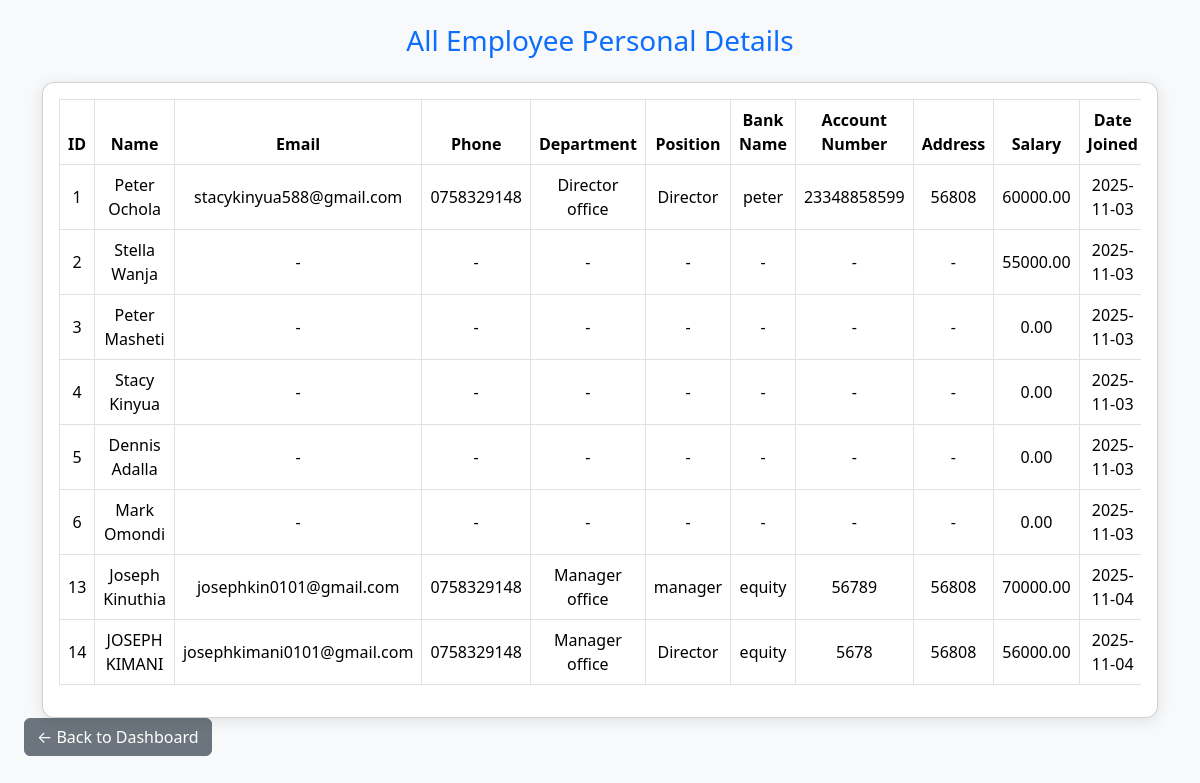
Screenshot of /view_employee_details.php (signed in) with the database file from the repository.
### tables this page shows
CREATE TABLE `employees` (
  `id` int(11) NOT NULL,
  `name` varchar(100) NOT NULL,
  `email` varchar(100) DEFAULT NULL,
  `phone` varchar(20) DEFAULT NULL,
  `department` varchar(50) DEFAULT NULL,
  `position` varchar(50) DEFAULT NULL,
  `bank_name` varchar(50) DEFAULT NULL,
  `account_number` varchar(50) DEFAULT NULL,
  `address` varchar(255) DEFAULT NULL,
  `role` varchar(50) DEFAULT NULL,
  `date_joined` date DEFAULT curdate(),
  `progress` text DEFAULT NULL,
  `username` varchar(50) NOT NULL,
  `password` varchar(255) NOT NULL,
  `created_at` timestamp NOT NULL DEFAULT current_timestamp(),
  `salary` decimal(10,2) DEFAULT 0.00
);

### view_employee_details.php (the view, shortened to what this page needs)
<?php
include('db.php');
$sql = "SELECT id, name, email, phone, department, position, bank_name, account_number, address, salary, date_joined
        FROM employees ORDER BY id ASC";
$result = $conn->query($sql);
?>
<!DOCTYPE html>
<html lang="en">
<head>
<link href="https://cdn.jsdelivr.net/npm/bootstrap@5.3.3/dist/css/bootstrap.min.css" rel="stylesheet">
</head>
<body class="p-4">
<h3 class="text-center text-primary mb-4">All Employee Personal Details</h3>
<div class="container">
  <div class="card p-3">
    <div class="table-responsive">
      <table class="table table-bordered table-hover align-middle text-center">
        <thead>
          <tr>
            <th>ID</th>
            <th>Name</th>
            <th>Email</th>
            <th>Phone</th>
            <th>Department</th>
            <th>Position</th>
            <th>Bank Name</th>
            <th>Account Number</th>
            <th>Address</th>
            <th>Salary</th>
            <th>Date Joined</th>
          </tr>
        </thead>
        <tbody>
          <?php if ($result && $result->num_rows > 0): ?>
            <?php while ($row = $result->fetch_assoc()): ?>
              <tr>
                <td><?= htmlspecialchars($row['id']) ?></td>
                <td><?= htmlspecialchars($row['name']) ?></td>
                <td><?= htmlspecialchars($row['email'] ?? '-') ?></td>
                <td><?= htmlspecialchars($row['phone'] ?? '-') ?></td>
                <td><?= htmlspecialchars($row['department'] ?? '-') ?></td>
                <td><?= htmlspecialchars($row['position'] ?? '-') ?></td>
                <td><?= htmlspecialchars($row['bank_name'] ?? '-') ?></td>
                <td><?= htmlspecialchars($row['account_number'] ?? '-') ?></td>
                <td><?= htmlspecialchars($row['address'] ?? '-') ?></td>
                <td><?= htmlspecialchars($row['salary']) ?></td>
                <td><?= htmlspecialchars($row['date_joined']) ?></td>
              </tr>
            <?php endwhile; ?>
          <?php else: ?>
            <tr><td colspan="11" class="text-center text-muted">No employee records found.</td></tr>
          <?php endif; ?>
        </tbody>
      </table>
    </div>
  </div>
</div>
 <a href="admin_dashboard.php" class="btn btn-secondary back-btn">← Back to Dashboard</a>
</body>
</html>

### view_employee_details.php (style rules this page uses)
body { background: #f8f9fa; }
.card { border-radius: 12px; box-shadow: 0 3px 15px rgba(0,0,0,0.1); }
.table thead { background-color: #007bff; color: white; }

### rows the page displays
employees: id "1", name "Peter Ochola", email "stacykinyua588@gmail.com", phone "0758329148", department "Director office", position "Director", bank_name "peter", account_number "23348858599", address "56808", salary "60000.00", date_joined "2025-11-03"
employees: id "2", name "Stella Wanja", email "-", phone "-", department "-", position "-", bank_name "-", account_number "-", address "-", salary "55000.00", date_joined "2025-11-03"
employees: id "3", name "Peter Masheti", email "-", phone "-", department "-", position "-", bank_name "-", account_number "-", address "-", salary "0.00", date_joined "2025-11-03"
employees: id "4", name "Stacy Kinyua", email "-", phone "-", department "-", position "-", bank_name "-", account_number "-", address "-", salary "0.00", date_joined "2025-11-03"
employees: id "5", name "Dennis Adalla", email "-", phone "-", department "-", position "-", bank_name "-", account_number "-", address "-", salary "0.00", date_joined "2025-11-03"
employees: id "6", name "Mark Omondi", email "-", phone "-", department "-", position "-", bank_name "-", account_number "-", address "-", salary "0.00", date_joined "2025-11-03"
employees: id "13", name "Joseph Kinuthia", email "josephkin0101@gmail.com", phone "0758329148", department "Manager office", position "manager", bank_name "equity", account_number "56789", address "56808", salary "70000.00", date_joined "2025-11-04"
employees: id "14", name "JOSEPH KIMANI", email "josephkimani0101@gmail.com", phone "0758329148", department "Manager office", position "Director", bank_name "equity", account_number "5678", address "56808", salary "56000.00", date_joined "2025-11-04"
